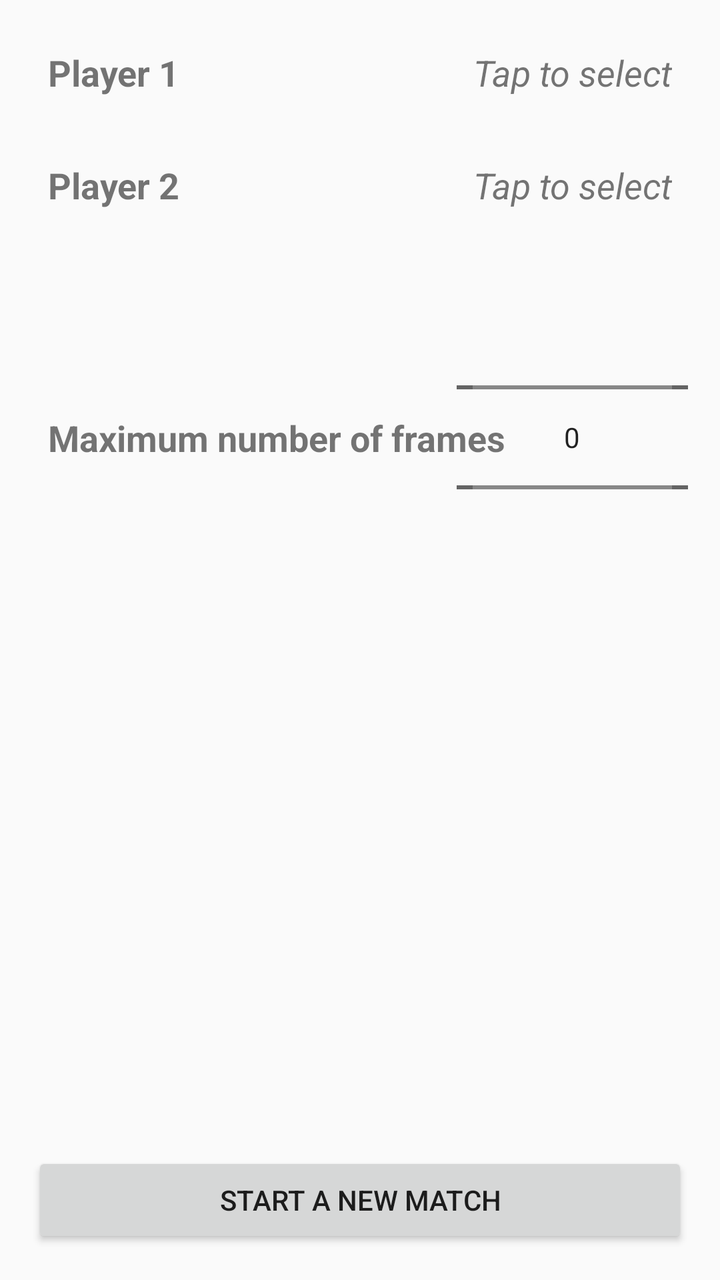
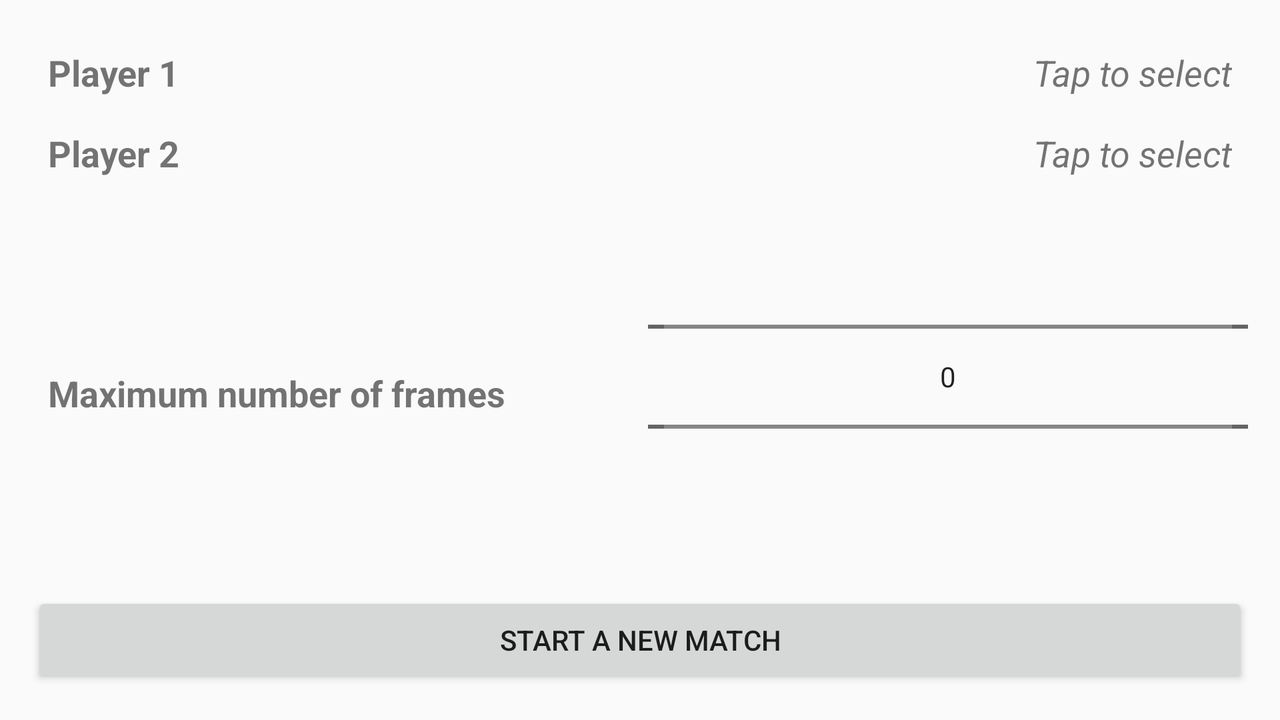

First picture: res/layout/ on a phone held upright. Second picture: the repository's own variant of that layout, on a device whose configuration matches the variant's folder. Source for both follows.
<!-- AndroidManifest.xml: application theme AppTheme -->
<!-- res/layout/fragment_match_settings.xml -->
<?xml version="1.0" encoding="utf-8"?>
<FrameLayout xmlns:android="http://schemas.android.com/apk/res/android"
    xmlns:app="http://schemas.android.com/apk/res-auto"
    xmlns:tools="http://schemas.android.com/tools"
    android:layout_width="match_parent"
    android:layout_height="match_parent"
    tools:context=".fragments.MatchSettingsFragment">

    <androidx.constraintlayout.widget.ConstraintLayout
        android:layout_width="match_parent"
        android:layout_height="match_parent">

        <TextView
            android:id="@+id/labelFirstPlayer"
            android:layout_width="0dp"
            android:layout_height="wrap_content"
            android:layout_marginStart="16dp"
            android:padding="8dp"
            android:text="@string/player_1"
            android:textSize="18sp"
            android:textStyle="bold"
            app:layout_constraintBaseline_toBaselineOf="@+id/firstPlayerTextView"
            app:layout_constraintStart_toStartOf="parent" />

        <TextView
            android:id="@+id/firstPlayerTextView"
            android:layout_width="0dp"
            android:layout_height="wrap_content"
            android:layout_marginTop="16dp"
            android:layout_marginEnd="16dp"
            android:padding="8dp"
            android:text="@string/tap_to_select"
            android:textAlignment="viewEnd"
            android:textSize="18sp"
            android:textStyle="italic"
            android:onClick="searchPlayer"
            app:layout_constraintEnd_toEndOf="parent"
            app:layout_constraintTop_toTopOf="parent" />

        <TextView
            android:id="@+id/labelSecondPlayer"
            android:layout_width="wrap_content"
            android:layout_height="wrap_content"
            android:layout_marginStart="16dp"
            android:layout_marginTop="16dp"
            android:padding="8dp"
            android:text="@string/player_2"
            android:textSize="18sp"
            android:textStyle="bold"
            app:layout_constraintStart_toStartOf="parent"
            app:layout_constraintTop_toBottomOf="@+id/labelFirstPlayer" />

        <TextView
            android:id="@+id/secondPlayerTextView"
            android:layout_width="0dp"
            android:layout_height="wrap_content"
            android:layout_marginTop="16dp"
            android:layout_marginEnd="16dp"
            android:padding="8dp"
            android:text="@string/tap_to_select"
            android:textAlignment="viewEnd"
            android:textSize="18sp"
            android:textStyle="italic"
            android:onClick="searchPlayer"
            app:layout_constraintEnd_toEndOf="parent"
            app:layout_constraintTop_toBottomOf="@+id/firstPlayerTextView" />

        <TextView
            android:id="@+id/maxNumberOfFramesLabel"
            android:layout_width="wrap_content"
            android:layout_height="wrap_content"
            android:layout_gravity="center"
            android:layout_marginStart="16dp"
            android:padding="8dp"
            android:text="@string/max_number_of_frames"
            android:textSize="18sp"
            android:textStyle="bold"
            app:layout_constraintBottom_toBottomOf="@+id/maxFrameNumberPicker"
            app:layout_constraintStart_toStartOf="parent"
            app:layout_constraintTop_toTopOf="@+id/maxFrameNumberPicker" />

        <NumberPicker
            android:id="@+id/maxFrameNumberPicker"
            android:layout_width="0dp"
            android:layout_height="wrap_content"
            android:layout_marginTop="16dp"
            android:layout_marginEnd="16dp"
            android:orientation="horizontal"
            android:padding="8dp"
            android:theme="@style/AppTheme"
            app:layout_constraintEnd_toEndOf="parent"
            app:layout_constraintStart_toStartOf="@+id/secondPlayerTextView"
            app:layout_constraintTop_toBottomOf="@+id/secondPlayerTextView" />

        <Button
            android:id="@+id/startNewMatchButton"
            android:layout_width="0dp"
            android:layout_height="wrap_content"
            android:layout_marginStart="16dp"
            android:layout_marginEnd="16dp"
            android:layout_marginBottom="16dp"
            android:text="@string/title_activity_start_new_match"
            android:onClick="startMatch"
            app:layout_constraintBottom_toBottomOf="parent"
            app:layout_constraintEnd_toEndOf="parent"
            app:layout_constraintHorizontal_bias="0.0"
            app:layout_constraintStart_toStartOf="parent" />

        <FrameLayout
            android:layout_width="0dp"
            android:layout_height="0dp"
            android:layout_marginStart="16dp"
            android:layout_marginTop="16dp"
            android:layout_marginEnd="16dp"
            android:layout_marginBottom="16dp"
            app:layout_constraintBottom_toTopOf="@+id/startNewMatchButton"
            app:layout_constraintEnd_toEndOf="parent"
            app:layout_constraintStart_toStartOf="parent"
            app:layout_constraintTop_toBottomOf="@+id/maxFrameNumberPicker"
            android:id="@+id/searchPlayerFrameLayout">

        </FrameLayout>


    </androidx.constraintlayout.widget.ConstraintLayout>

</FrameLayout>
<!-- resources referenced by this layout -->
<resources>
  <string name="max_number_of_frames">Maximum number of frames</string>
  <string name="player_1">Player 1</string>
  <string name="player_2">Player 2</string>
  <string name="tap_to_select">Tap to select</string>
  <string name="title_activity_start_new_match">Start a new match</string>
  <style name="AppTheme" parent="Theme.AppCompat.Light.DarkActionBar">
          
          <item name="colorPrimary">@color/colorPrimary</item>
          <item name="colorPrimaryDark">@color/colorPrimaryDark</item>
          <item name="colorAccent">@color/colorAccent</item>
  
      </style>
  <color name="colorPrimary">#01579B</color>
  <color name="colorPrimaryDark">#002f6c</color>
  <color name="colorAccent">#4f83cc</color>
</resources>
<!-- res/layout-land/fragment_match_settings.xml (the repository's variant of the layout above) -->
<!-- drawn on the phone turned sideways -->
<?xml version="1.0" encoding="utf-8"?>
<FrameLayout xmlns:android="http://schemas.android.com/apk/res/android"
    xmlns:app="http://schemas.android.com/apk/res-auto"
    xmlns:tools="http://schemas.android.com/tools"
    android:layout_width="match_parent"
    android:layout_height="match_parent"
    tools:context=".fragments.MatchSettingsFragment">

    <androidx.constraintlayout.widget.ConstraintLayout
        android:layout_width="match_parent"
        android:layout_height="match_parent">

        <TextView
            android:id="@+id/labelFirstPlayer"
            android:layout_width="0dp"
            android:layout_height="wrap_content"
            android:layout_marginStart="16dp"
            android:padding="8dp"
            android:text="@string/player_1"
            android:textSize="18sp"
            android:textStyle="bold"
            app:layout_constraintBaseline_toBaselineOf="@+id/firstPlayerTextView"
            app:layout_constraintStart_toStartOf="parent" />

        <TextView
            android:id="@+id/firstPlayerTextView"
            android:layout_width="300dp"
            android:layout_height="wrap_content"
            android:layout_marginTop="16dp"
            android:layout_marginEnd="16dp"
            android:onClick="searchPlayer"
            android:padding="8dp"
            android:text="@string/tap_to_select"
            android:textAlignment="viewEnd"
            android:textSize="18sp"
            android:textStyle="italic"
            app:layout_constraintEnd_toEndOf="parent"
            app:layout_constraintTop_toTopOf="parent" />

        <TextView
            android:id="@+id/labelSecondPlayer"
            android:layout_width="wrap_content"
            android:layout_height="wrap_content"
            android:layout_marginStart="16dp"
            android:padding="8dp"
            android:text="@string/player_2"
            android:textSize="18sp"
            android:textStyle="bold"
            app:layout_constraintStart_toStartOf="parent"
            app:layout_constraintTop_toBottomOf="@+id/labelFirstPlayer" />

        <TextView
            android:id="@+id/secondPlayerTextView"
            android:layout_width="300dp"
            android:layout_height="wrap_content"
            android:layout_marginEnd="16dp"
            android:onClick="searchPlayer"
            android:padding="8dp"
            android:text="@string/tap_to_select"
            android:textAlignment="viewEnd"
            android:textSize="18sp"
            android:textStyle="italic"
            app:layout_constraintEnd_toEndOf="parent"
            app:layout_constraintTop_toBottomOf="@+id/firstPlayerTextView" />

        <TextView
            android:id="@+id/maxNumberOfFramesLabel"
            android:layout_width="wrap_content"
            android:layout_height="wrap_content"
            android:layout_gravity="center"
            android:layout_marginStart="16dp"
            android:layout_marginTop="16dp"
            android:padding="8dp"
            android:text="@string/max_number_of_frames"
            android:textSize="18sp"
            android:textStyle="bold"
            app:layout_constraintBottom_toBottomOf="@+id/maxFrameNumberPicker"
            app:layout_constraintStart_toStartOf="parent"
            app:layout_constraintTop_toBottomOf="@+id/secondPlayerTextView" />

        <NumberPicker
            android:id="@+id/maxFrameNumberPicker"
            android:layout_width="0dp"
            android:layout_height="0dp"
            android:layout_marginEnd="16dp"
            android:layout_marginBottom="16dp"
            android:orientation="horizontal"
            android:padding="8dp"
            android:theme="@style/AppTheme"
            app:layout_constraintBottom_toTopOf="@+id/startNewMatchButton"
            app:layout_constraintEnd_toEndOf="parent"
            app:layout_constraintStart_toStartOf="@+id/secondPlayerTextView"
            app:layout_constraintTop_toBottomOf="@+id/secondPlayerTextView" />

        <Button
            android:id="@+id/startNewMatchButton"
            android:layout_width="0dp"
            android:layout_height="wrap_content"
            android:layout_marginStart="16dp"
            android:layout_marginEnd="16dp"
            android:layout_marginBottom="16dp"
            android:text="@string/title_activity_start_new_match"
            android:onClick="startMatch"
            app:layout_constraintBottom_toBottomOf="parent"
            app:layout_constraintEnd_toEndOf="parent"
            app:layout_constraintHorizontal_bias="0.0"
            app:layout_constraintStart_toStartOf="parent" />


    </androidx.constraintlayout.widget.ConstraintLayout>

</FrameLayout>
